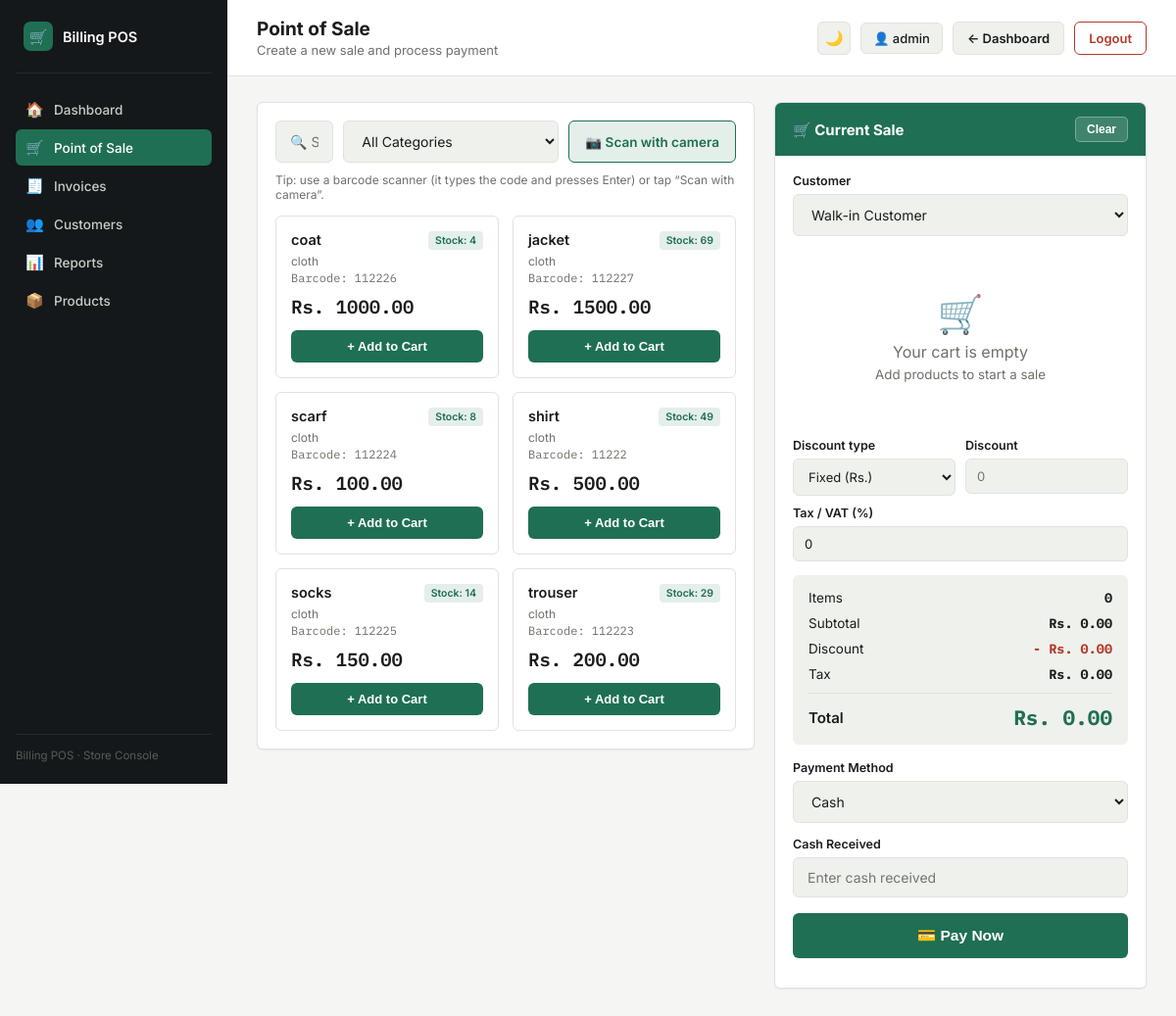
The page /pos (signed in) on the database as committed earlier.
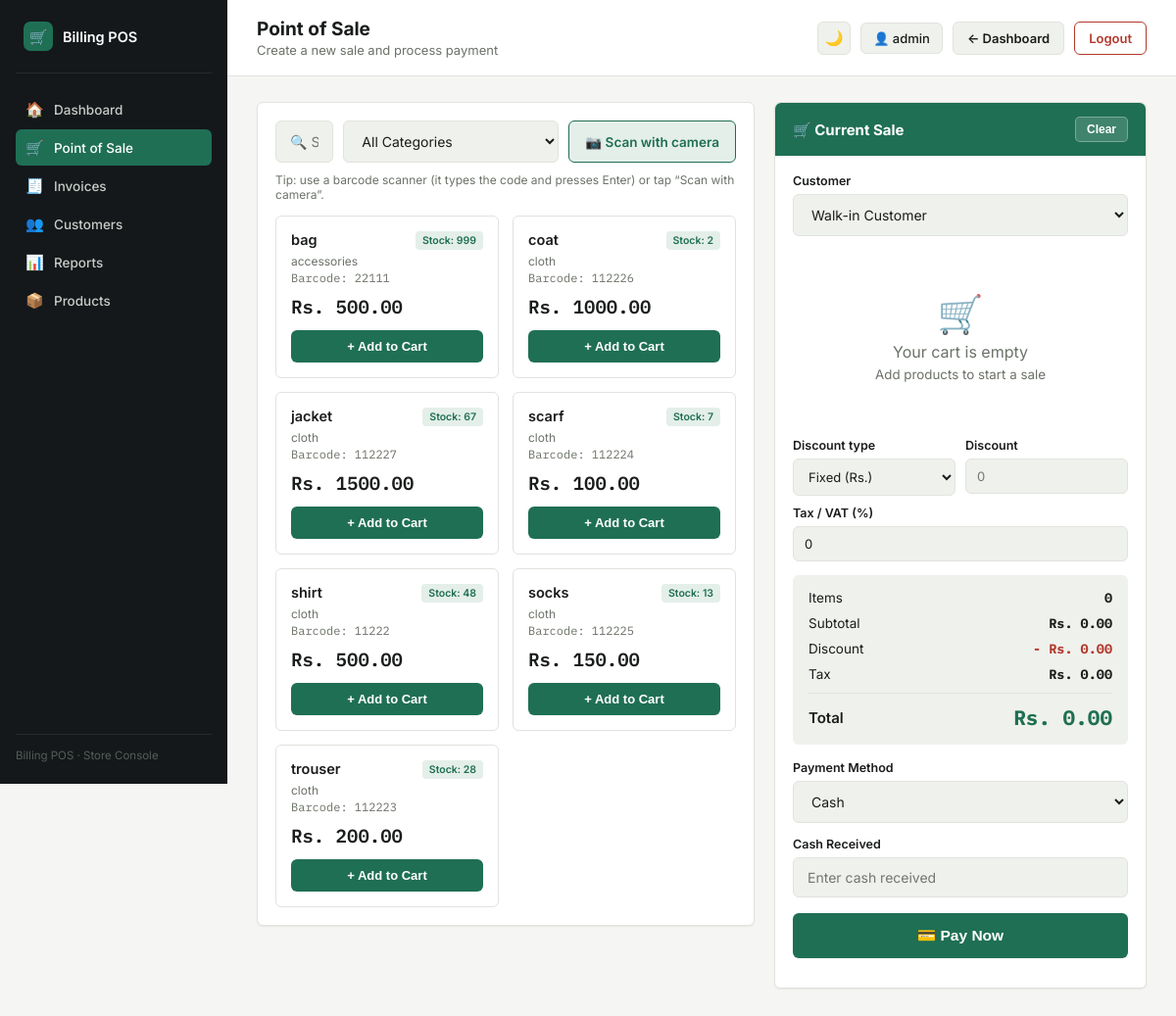
The same page on the database as committed later.
### tables this page shows
CREATE TABLE products (
            id INTEGER PRIMARY KEY AUTOINCREMENT,
            name TEXT NOT NULL,
            barcode TEXT,
            category TEXT,
            price REAL NOT NULL,
            stock INTEGER NOT NULL DEFAULT 0,
            is_active INTEGER NOT NULL DEFAULT 1
        );

### app.py (the view)
@app.route("/pos")
@login_required
def pos():
    conn = get_db_connection()
    products_list = conn.execute(
        "SELECT * FROM products WHERE is_active = 1 ORDER BY name ASC"
    ).fetchall()
    customers_list = conn.execute("SELECT * FROM customers ORDER BY name ASC").fetchall()
    conn.close()
    return render_template("pos.html", products=products_list, customers=customers_list)

### app.py (called while the page is built, shortened)
def get_csrf_token():
    if "csrf_token" not in session:
        session["csrf_token"] = secrets.token_hex(32)
    return session["csrf_token"]

@app.before_request
def csrf_protect():
    if request.method not in ("POST", "PUT", "PATCH", "DELETE"):
        return None

def get_db_connection():
    conn = sqlite3.connect(DATABASE)
    conn.row_factory = sqlite3.Row
    return conn

def login_required(function):
    @wraps(function)
    def decorated_function(*args, **kwargs):
        if "user_id" not in session:
            return redirect("/login")
        return function(*args, **kwargs)
    return decorated_function

### templates/pos.html (shortened to what the changed rows need)
<!DOCTYPE html>
<html lang="en">
<head>
</head>
<body>
<div class="shell">
    <div class="main">
        <div class="topbar">
            <div>
                <h1>Point of Sale</h1>
            </div>
        </div>
        <div class="content">
            <div class="pos-grid">
                <div class="panel">
                    <div class="panel-body">
                        <div class="products-grid" id="productsContainer">
                            {% for product in products %}
                            <div
                                class="product-item"
                                data-name="{{ product.name|lower }}"
                                data-barcode="{{ product.barcode or '' }}"
                                data-category="{{ product.category or '' }}"
                            >
                                <div class="product-card">
                                    <div class="card-top">
                                        <h3>{{ product.name }}</h3>
                                        {% if product.stock > 0 %}
                                            <span class="stock-badge in">Stock: {{ product.stock }}</span>
                                        {% else %}
                                            <span class="stock-badge out">Out of Stock</span>
                                        {% endif %}
                                    </div>
                                    {% if product.category %}
                                        <div class="product-meta">{{ product.category }}</div>
                                    {% endif %}
                                    {% if product.barcode %}
                                        <div class="product-meta num">Barcode: {{ product.barcode }}</div>
                                    {% endif %}
                                    <div class="product-price num">Rs. {{ "%.2f"|format(product.price) }}</div>
                                    <button
                                        type="button"
                                        class="add-to-cart-btn"
                                        data-id="{{ product.id }}"
                                        data-name="{{ product.name }}"
                                        data-price="{{ product.price }}"
                                        data-stock="{{ product.stock }}"
                                    >
                                        {% if product.stock > 0 %}+ Add to Cart{% else %}Out of Stock{% endif %}
                                    </button>
                                </div>
                            </div>
                            {% else %}
                            <div class="empty-note">
                                No products available.
                                <br><br>
                                <a href="/" class="btn-ghost" style="display:inline-block;">Add Products</a>
                            </div>
                            {% endfor %}
                        </div>
                    </div>
                </div>
                <div class="panel cart-box">
                    <div class="cart-head">
                        <h2>🛒 Current Sale</h2>
                    </div>
                </div>
            </div>
        </div>
    </div>
</div>
</body>
</html>

Rows that differ between the two databases and show on the page:
added products: name "bag", stock "999", category "accessories", barcode "22111", price "500.00", shows "+ Add to Cart"
changed products "coat": stock "4" → "2"
changed products "jacket": stock "69" → "67"
changed products "scarf": stock "8" → "7"
changed products "shirt": stock "49" → "48"
changed products "socks": stock "14" → "13"
changed products "trouser": stock "29" → "28"
